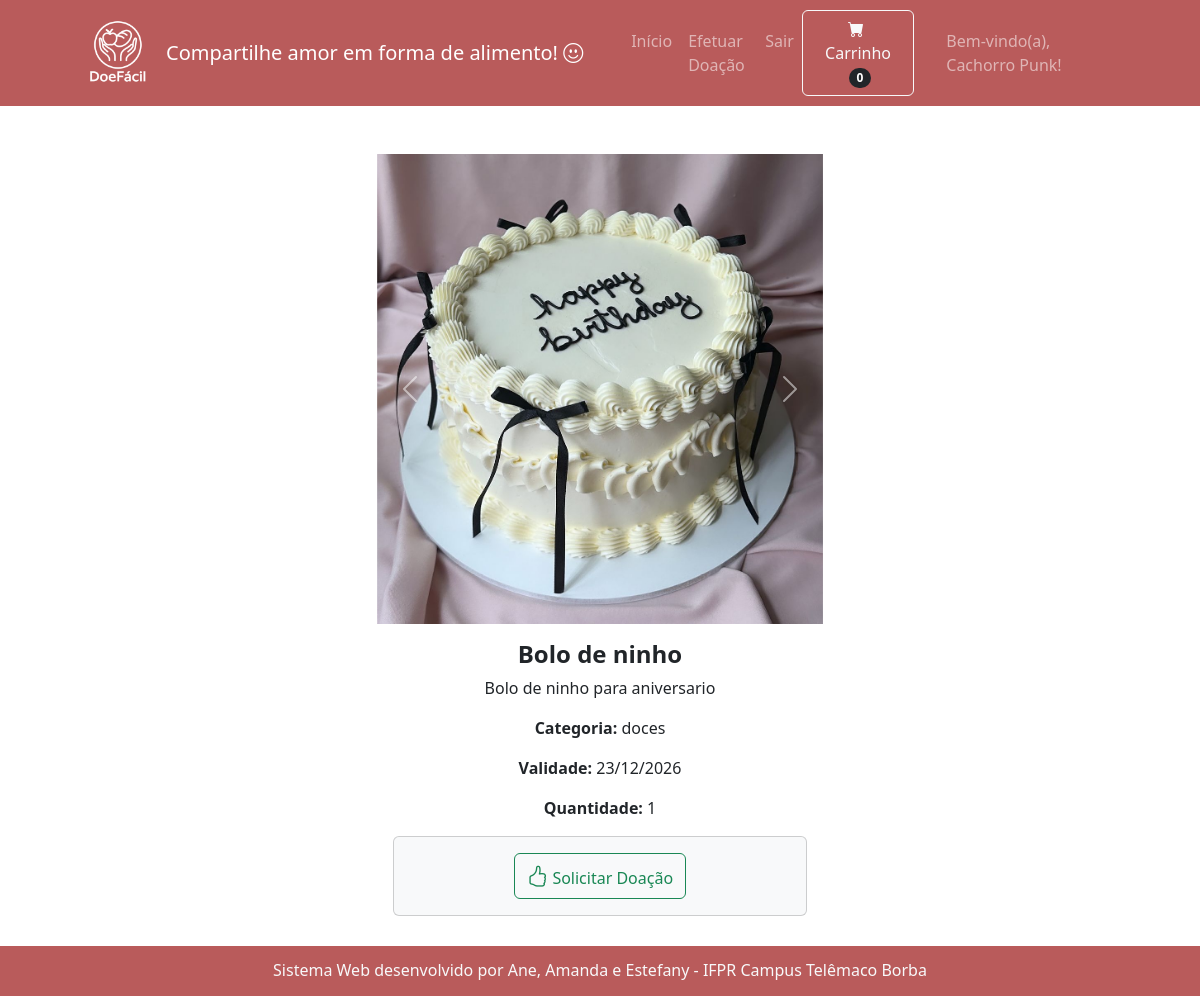
/visualizarProduto.php?idProduto=5 (signed in), run on the app's committed database.
### tables this page shows
CREATE TABLE `produtos` (
  `id_produtos` int NOT NULL,
  `url` varchar(200) NOT NULL,
  `nome` varchar(50) NOT NULL,
  `descricao` varchar(100) DEFAULT NULL,
  `categorias` varchar(20) NOT NULL,
  `data_validade` date DEFAULT NULL,
  `quantidade` int DEFAULT NULL,
  `id_doacao` int DEFAULT NULL,
  `statusProduto` varchar(15) NOT NULL
);

### visualizarProduto.php (the view)
<?php include "header.php" ?>
<div class="container text-center mt-5 mb-5">
    <div class='row text-center'>
    <?php
        if(isset($_GET['idProduto'])){
            $idProduto = $_GET['idProduto'];
            include "conexaoBD.php";
            $exibirProduto = "SELECT * FROM Produtos WHERE id_produtos = $idProduto";
            $res = mysqli_query($conn, $exibirProduto);
            $totalProdutos = mysqli_num_rows($res);
            if($totalProdutos > 0){
                if($registro = mysqli_fetch_assoc($res)){
                    $idProduto    = $registro['id_produtos'];
                    $urls         = $registro['url'];
                    $nomeProduto  = $registro['nome'];
                    $descricao    = $registro['descricao'];
                    $categoria    = $registro['categorias'];
                    $dataValidade = $registro['data_validade'];
                    $quantidade   = $registro['quantidade'];
                    $diaValidade = substr($dataValidade, 8, 2);
                    $mesValidade = substr($dataValidade, 5, 2);
                    $anoValidade = substr($dataValidade, 0, 4);
                    $imagens = explode(",", $urls);
                    ?>
                    <div class="d-flex justify-content-center mb-3">
                        <div class="card" style="width:40%; border-style:none;">
                            <div id="carousel<?php echo $idProduto?>" class="carousel slide" data-bs-ride="carousel">
                                <div class="carousel-inner">
                                    <?php
                                    $active = "active";
                                    foreach($imagens as $img){
                                        echo "<div class='carousel-item $active'>
                                                <img src='$img' alt='$nomeProduto' class='d-block w-100'>
                                              </div>";
                                        $active = "";
                                    }
                                    ?>
                                </div>
                                <button class="carousel-control-prev" type="button" data-bs-target="#carousel<?php echo $idProduto?>" data-bs-slide="prev">
                                    <span class="carousel-control-prev-icon"></span>
                                </button>
                                <button class="carousel-control-next" type="button" data-bs-target="#carousel<?php echo $idProduto?>" data-bs-slide="next">
                                    <span class="carousel-control-next-icon"></span>
                                </button>
                            </div>
                            <div class="card-body text-center">
                                <h4 class="card-title"><b><?php echo $nomeProduto?></b></h4>
                                <p class="card-text"><?php echo $descricao?></p>
                                <p class="card-text"><b>Categoria:</b> <?php echo $categoria?></p>
                                <p class="card-text"><b>Validade:</b> <?php echo "$diaValidade/$mesValidade/$anoValidade"?></p>
                                <p class="card-text"><b>Quantidade:</b> <?php echo $quantidade?></p>
                                <div class="card bg-light mt-3">
                                    <div class="card-body">
                                        <a href="#" title="Solicitar Doação">
                                            <button class="btn btn-outline-success">
                                                <i class="bi bi-hand-thumbs-up" style="font-size:16pt;"></i>
                                                Solicitar Doação
                                            </button>
                                        </a>
                                    </div>
                                </div>
                            </div>
                        </div>
                    </div>
                <?php
                } else {
                    echo "<div class='alert alert-warning text-center'>Produto não localizado</div>";
                }
            } else {
                echo "<div class='alert alert-warning text-center'>Não foi possível carregar o produto</div>";
            }
        }
    ?>
    </div>
</div>
<?php include "footer.php" ?>

### data on the page
produtos: url (picture), nome "Bolo de ninho", descricao "Bolo de ninho para aniversario", categorias "doces", data_validade "23", data_validade "12", data_validade "2026", quantidade "1"

### other printed values
$nomeUsuario "Cachorro Punk"
